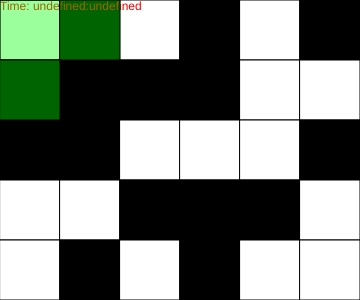
Frame 1 (no input)
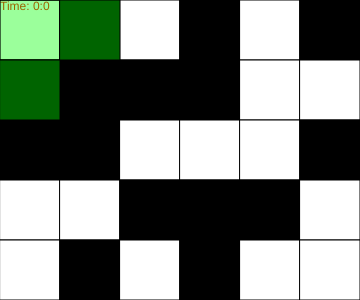
Frame 60 (no input)
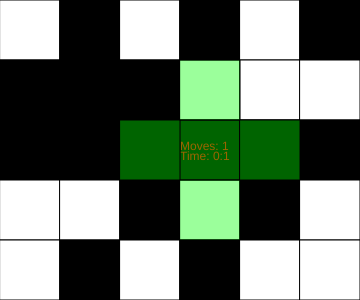
Frame 120 (the mouse pressed at the canvas centre since frame 60)

The p5.js sketch that drew these frames (run headless with seeded random() and noise() and a simulated clock; from frame 60 on, the mouse is pressed at the canvas centre):

// p5.js sketch
// ── sketch.js
// 2D Arrays, Puzzle Starter
// Elijah Bebek
// Nov 3rd, 2026 (6 DAYS UNTIL GOON SAUCE)

// grid sized 6 x 5
// 0 (black) - 255 (white)

let grid = [
  [0,   255,  0,   255,  0,   255],
  [255, 0,    255, 0,    255, 0  ],
  [255, 255,  255, 255,  255, 255],
  [0,   0,    0,   0,    0,   0  ],
  [0,   0,    0,   0,    0,   0  ],
];

let rows = grid.length;
let cols = grid[0].length;
let tileSize = 60;
let shape = 'cross';
let moveCount = 0;
let seconds;
let minutes;
let flipping = false;
let animationFrame = 0;

async function setup() {
  createCanvas(cols * tileSize, rows * tileSize);
  randomize();
}

function draw() {
  background(220);
  renderGrid();
  drawMoveCount();
  drawOverlay();
  if (flipping && animationFrame < 255){
    animationFrame += 8.5;
  }
  else{
    animationFrame = 0;
    flipping = false;
  }
  if(checkForWin()){
    text("YOU WIN!", width / 2, height / 2);
  }
  let totalSeconds = floor(millis() / 1000);
  seconds = totalSeconds % 60;
  minutes = floor(totalSeconds % 3600 / 60);
}

function mousePressed(){
  // only do a flip if mouse is on the canvas
  if (flipping === false){
    if(mouseX < width && mouseY < height){
      let x = getCurrentX();
      let y = getCurrentY();

      // ALWAYS:
      flipping = true;
      flip(x, y);
      moveCount++;

      // IF THEY EXIST, FLIP THE CARDINAL NEIGHBORS:
      if (keyCode === 16 && keyIsPressed){
        let doNothing = 0;
      }
      else{
        if (shape === 'cross'){
          if (x + 1 <= cols - 1){
            flip(x + 1, y);
          }
          if (x - 1 >= 0){
            flip(x - 1, y);
          }
          if (y + 1 <= rows - 1){
            flip(x, y + 1);
          }
          if (y - 1 >= 0){
            flip(x, y - 1);
          }
        }
        else{
          if (x + 1 <= cols - 1){
            flip(x + 1, y);
          }
          if (y + 1 >= 0){
            flip(x, y + 1);
          }
          if (x + 1 <= cols - 1 && y + 1 >= 0){
            flip(x + 1, y + 1);
          }
        }
      }
    }
  }
}

function renderGrid(){
  // interpret the data stored in 2D array
  // and draw a matrix to square to reflect
  //it.
  for (let y = 0; y < rows; y++){ // y:01234
    for (let x = 0; x < cols; x++){ // x:012345
      fill(grid[y][x]);
      square(x * tileSize, y * tileSize, tileSize);
    }
  }
}

function drawMoveCount(){
  // draws the row/column of the mouse next to the mouse
  fill("red");
  text("Moves: " + moveCount, mouseX, mouseY);
  text("Time: " + minutes + ":" + seconds, mouseX, mouseY + 10);
}

function getCurrentX(){
  // locates the current X of the mouse, in columns
  let constrainedX = constrain(floor(mouseX / 60), 0, floor(width / 60));
  return constrainedX;
}

function getCurrentY(){
  // locates the current Y of the mouse, in rows
  let constrainedY = constrain(floor(mouseY / 60), 0, floor(height / 60));
  return constrainedY;
}

function flip(x, y){
  // flips a black square to white, and white square to black
  if (grid[y][x] === 255){
    grid[y][x] = animationFrame;
  }
  else{
    grid[y][x] = map(animationFrame, 0, 255, 255, 0);
  }
}

function checkForWin(){
  let longness = grid.length;
  let whites = 0;
  let blacks = 0;
  for (let x = 0; x < longness; x++){
    for (let y = 0; y < grid[x].length; y++){
      if (grid[x][y] === 0){
        blacks++;
      }
      else if (grid[x][y] === 255){
        whites++;
      }
    }
  }
  if (whites === rows*cols || blacks === rows*cols){
    return true;
  }
  return false;
}

function drawOverlay(){
  fill(0, 255, 0, 100);
  square(getCurrentX() * tileSize, getCurrentY() * tileSize, tileSize);
  if (keyCode === 16 && keyIsPressed){
    let doNothing = 0;
  }
  else{
    if (shape === 'cross'){
      square(getCurrentX() * tileSize + tileSize, getCurrentY() * tileSize, tileSize);
      square(getCurrentX() * tileSize - tileSize, getCurrentY() * tileSize, tileSize);
      square(getCurrentX() * tileSize, getCurrentY() * tileSize + tileSize, tileSize);
      square(getCurrentX() * tileSize, getCurrentY() * tileSize - tileSize, tileSize);
    }
    else{
      square(getCurrentX() * tileSize, getCurrentY() * tileSize + tileSize, tileSize);
      square(getCurrentX() * tileSize + tileSize, getCurrentY() * tileSize, tileSize);
      square(getCurrentX() * tileSize + tileSize, getCurrentY() * tileSize + tileSize, tileSize);
    }
  }
}

function randomize(){
  for(let x = 0; x < grid.length; x++){
    for(let y = 0; y < grid[x].length; y++){
      grid[x][y] = random([0, 255]);
    }
  }
}

function keyPressed(){
  if (key === " "){
    if (shape === 'cross'){
      shape = 'cube';
    }
    else{
      shape = 'cross';
    }
    console.log(shape);
  }
}
